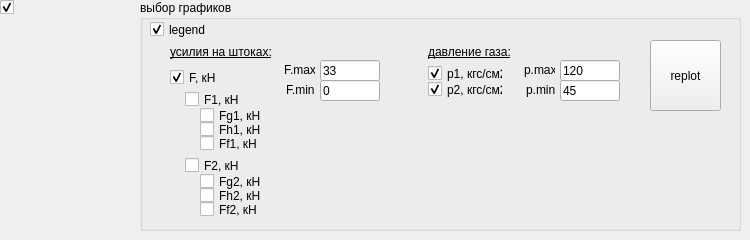
          <widget class="QCustomPlot" name="abtestplot">
           <attribute name="title">
            <string>   (test of) Absorber/Pneumatic   </string>
           </attribute>
           <widget class="QCheckBox" name="checkBox_at">
            <property name="geometry">
             <rect>
              <x>0</x>
              <y>-3</y>
              <width>20</width>
              <height>20</height>
             </rect>
            </property>
            <property name="text">
             <string/>
            </property>
            <property name="checked">
             <bool>true</bool>
            </property>
           </widget>
           <widget class="QGroupBox" name="plotbox_at">
            <property name="geometry">
             <rect>
              <x>140</x>
              <y>0</y>
              <width>601</width>
              <height>231</height>
             </rect>
            </property>
            <property name="title">
             <string>выбор графиков</string>
            </property>
            <widget class="QCheckBox" name="checklegend_at">
             <property name="geometry">
              <rect>
               <x>10</x>
               <y>20</y>
               <width>57</width>
               <height>19</height>
              </rect>
             </property>
             <property name="text">
              <string>legend</string>
             </property>
             <property name="checked">
              <bool>true</bool>
             </property>
            </widget>
            <widget class="QPushButton" name="Button_replot_shassi_3">
             <property name="geometry">
              <rect>
               <x>510</x>
               <y>40</y>
               <width>71</width>
               <height>71</height>
              </rect>
             </property>
             <property name="text">
              <string>replot</string>
             </property>
            </widget>
            <widget class="QLabel" name="label_27">
             <property name="geometry">
              <rect>
               <x>30</x>
               <y>44</y>
               <width>101</width>
               <height>16</height>
              </rect>
             </property>
             <property name="font">
              <font>
               <underline>true</underline>
              </font>
             </property>
             <property name="text">
              <string>усилия на штоках:</string>
             </property>
            </widget>
            <widget class="QLineEdit" name="Edit_at_p_max">
             <property name="geometry">
              <rect>
               <x>420</x>
               <y>60</y>
               <width>60</width>
               <height>21</height>
              </rect>
             </property>
             <property name="text">
              <string>120</string>
             </property>
            </widget>
            <widget class="QLabel" name="label_30">
             <property name="geometry">
              <rect>
               <x>384</x>
               <y>62</y>
               <width>31</width>
               <height>16</height>
              </rect>
             </property>
             <property name="text">
              <string>p.max</string>
             </property>
            </widget>
            <widget class="QLabel" name="label_31">
             <property name="geometry">
              <rect>
               <x>386</x>
               <y>82</y>
               <width>31</width>
               <height>16</height>
              </rect>
             </property>
             <property name="text">
              <string>p.min</string>
             </property>
            </widget>
            <widget class="QLineEdit" name="Edit_at_p_min">
             <property name="geometry">
              <rect>
               <x>420</x>
               <y>80</y>
               <width>60</width>
               <height>21</height>
              </rect>
             </property>
             <property name="text">
              <string>45</string>
             </property>
            </widget>
            <widget class="QLabel" name="label_32">
             <property name="geometry">
              <rect>
               <x>146</x>
               <y>82</y>
               <width>31</width>
               <height>16</height>
              </rect>
             </property>
             <property name="text">
              <string>F.min</string>
             </property>
            </widget>
            <widget class="QLineEdit" name="Edit_at_F_min">
             <property name="geometry">
              <rect>
               <x>180</x>
               <y>80</y>
               <width>60</width>
               <height>21</height>
              </rect>
             </property>
             <property name="text">
              <string>0</string>
             </property>
            </widget>
            <widget class="QLineEdit" name="Edit_at_F_max">
             <property name="geometry">
              <rect>
               <x>180</x>
               <y>60</y>
               <width>60</width>
               <height>21</height>
              </rect>
             </property>
             <property name="text">
              <string>33</string>
             </property>
            </widget>
            <widget class="QLabel" name="label_33">
             <property name="geometry">
              <rect>
               <x>144</x>
               <y>62</y>
               <width>31</width>
               <height>16</height>
              </rect>
             </property>
             <property name="text">
              <string>F.max</string>
             </property>
            </widget>
            <widget class="QCheckBox" name="checkBox_at_F1">
             <property name="geometry">
              <rect>
               <x>45</x>
               <y>90</y>
               <width>72</width>
               <height>19</height>
              </rect>
             </property>
             <property name="text">
              <string>F1, кН</string>
             </property>
             <property name="checked">
              <bool>false</bool>
             </property>
            </widget>
            <widget class="QCheckBox" name="checkBox_at_F2">
             <property name="geometry">
              <rect>
               <x>45</x>
               <y>156</y>
               <width>72</width>
               <height>19</height>
              </rect>
             </property>
             <property name="text">
              <string>F2, кН</string>
             </property>
             <property name="checked">
              <bool>false</bool>
             </property>
            </widget>
            <widget class="QCheckBox" name="checkBox_at_p1">
             <property name="geometry">
              <rect>
               <x>288</x>
               <y>64</y>
               <width>75</width>
               <height>19</height>
              </rect>
             </property>
             <property name="text">
              <string>p1, кгс/см2</string>
             </property>
             <property name="checked">
              <bool>true</bool>
             </property>
            </widget>
            <widget class="QCheckBox" name="checkBox_at_F">
             <property name="geometry">
              <rect>
               <x>30</x>
               <y>68</y>
               <width>72</width>
               <height>19</height>
              </rect>
             </property>
             <property name="text">
              <string>F, кН</string>
             </property>
             <property name="checked">
              <bool>true</bool>
             </property>
            </widget>
            <widget class="QLabel" name="label_34">
             <property name="geometry">
              <rect>
               <x>288</x>
               <y>44</y>
               <width>151</width>
               <height>16</height>
              </rect>
             </property>
             <property name="font">
              <font>
               <underline>true</underline>
              </font>
             </property>
             <property name="text">
              <string>давление газа:</string>
             </property>
            </widget>
            <widget class="QCheckBox" name="checkBox_at_Fg1">
             <property name="geometry">
              <rect>
               <x>60</x>
               <y>106</y>
               <width>72</width>
               <height>19</height>
              </rect>
             </property>
             <property name="text">
              <string>Fg1, кН</string>
             </property>
             <property name="checked">
              <bool>false</bool>
             </property>
            </widget>
            <widget class="QCheckBox" name="checkBox_at_Fh1">
             <property name="geometry">
              <rect>
               <x>60</x>
               <y>120</y>
               <width>72</width>
               <height>19</height>
              </rect>
             </property>
             <property name="text">
              <string>Fh1, кН</string>
             </property>
             <property name="checked">
              <bool>false</bool>
             </property>
            </widget>
            <widget class="QCheckBox" name="checkBox_at_Ff1">
             <property name="geometry">
              <rect>
               <x>60</x>
               <y>134</y>
               <width>72</width>
               <height>19</height>
              </rect>
             </property>
             <property name="text">
              <string>Ff1, кН</string>
             </property>
             <property name="checked">
              <bool>false</bool>
             </property>
            </widget>
            <widget class="QCheckBox" name="checkBox_at_Fh2">
             <property name="geometry">
              <rect>
               <x>60</x>
               <y>186</y>
               <width>72</width>
               <height>19</height>
              </rect>
             </property>
             <property name="text">
              <string>Fh2, кН</string>
             </property>
             <property name="checked">
              <bool>false</bool>
             </property>
            </widget>
            <widget class="QCheckBox" name="checkBox_at_Ff2">
             <property name="geometry">
              <rect>
               <x>60</x>
               <y>200</y>
               <width>72</width>
               <height>19</height>
              </rect>
             </property>
             <property name="text">
              <string>Ff2, кН</string>
             </property>
             <property name="checked">
              <bool>false</bool>
             </property>
            </widget>
            <widget class="QCheckBox" name="checkBox_at_Fg2">
             <property name="geometry">
              <rect>
               <x>60</x>
               <y>172</y>
               <width>72</width>
               <height>19</height>
              </rect>
             </property>
             <property name="text">
              <string>Fg2, кН</string>
             </property>
             <property name="checked">
              <bool>false</bool>
             </property>
            </widget>
            <widget class="QCheckBox" name="checkBox_at_p2">
             <property name="geometry">
              <rect>
               <x>288</x>
               <y>80</y>
               <width>75</width>
               <height>19</height>
              </rect>
             </property>
             <property name="text">
              <string>p2, кгс/см2</string>
             </property>
             <property name="checked">
              <bool>true</bool>
             </property>
            </widget>
           </widget>
          </widget>
